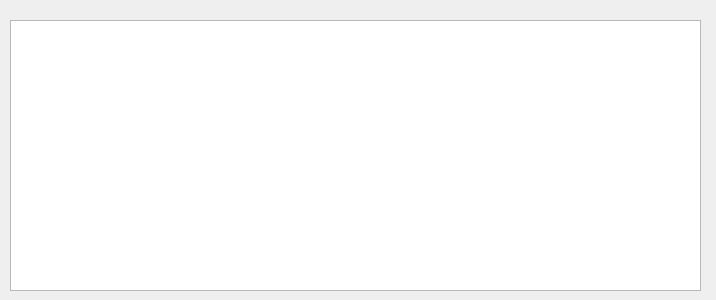
<?xml version="1.0" encoding="UTF-8"?>
<ui version="4.0">
 <class>Widget</class>
 <widget class="QWidget" name="Widget">
  <property name="geometry">
   <rect>
    <x>0</x>
    <y>0</y>
    <width>716</width>
    <height>300</height>
   </rect>
  </property>
  <property name="windowTitle">
   <string>maze</string>
  </property>
  <widget class="QTextBrowser" name="textBrowser">
   <property name="geometry">
    <rect>
     <x>10</x>
     <y>20</y>
     <width>691</width>
     <height>271</height>
    </rect>
   </property>
  </widget>
 </widget>
 <resources/>
 <connections/>
</ui>
